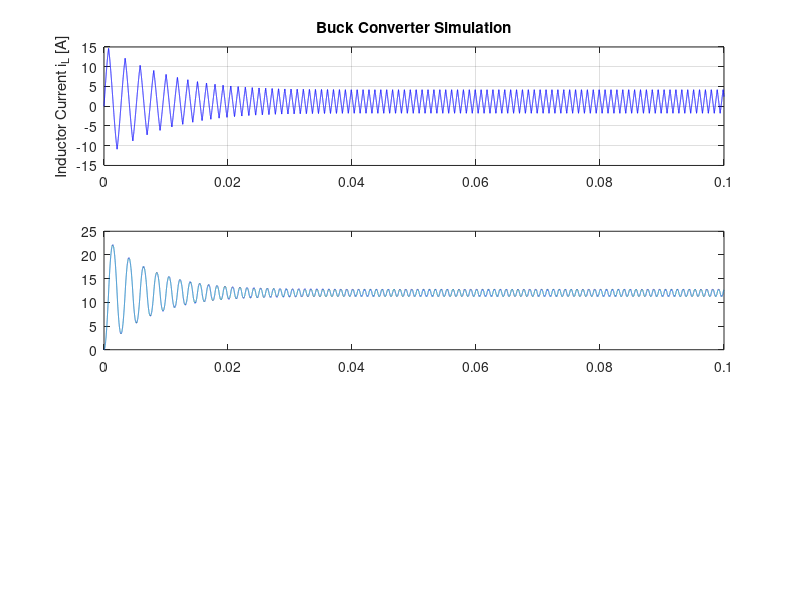

The MATLAB source for this figure: (Note: this script raises an error after producing the figure.)
% Buck Converter Simulation in MATLAB (ODE-based, no Simulink required)
% This script models a buck converter as a hybrid system using two modes.

clear; clc;

%% Parameters
Vin = 24;           % Input voltage [V]
L = 1e-3;           % Inductance [H]
C = 470e-6;         % Capacitance [F]
R = 10;             % Load resistance [Ohm]
Vref = 12;          % Reference voltage [V]
hyst = 0.02;        % Smaller hysteresis for better switching [V]
Tsim = 0.1;         % Longer simulation time [s]

% Initial conditions
x0 = [0; 0];        % [iL; Vout]

%% Time settings
dt = 1e-6;                      % Time step
t = 0:dt:Tsim;                  % Time vector
x = zeros(2, length(t));        % State vector: [iL; Vout]
x(:,1) = x0;
mode = zeros(1, length(t));     % 1 = switch ON, 0 = switch OFF
mode(1) = 1;                    % Start with switch ON

%% Simulation loop (hybrid dynamics)
for k = 1:length(t)-1
    iL = x(1,k);
    Vout = x(2,k);

    % Hysteresis control logic
    if mode(k) == 1 && Vout >= Vref + hyst
        mode(k+1) = 0;  % Turn OFF
    elseif mode(k) == 0 && Vout <= Vref - hyst
        mode(k+1) = 1;  % Turn ON
    else
        mode(k+1) = mode(k);  % Hold previous state
    end

    % Continuous dynamics
    if mode(k+1) == 1
        % Switch ON
        diL = (Vin - Vout)/L;
    else
        % Switch OFF (diode conducts)
        diL = -Vout/L;
    end
    dVout = (iL - Vout/R)/C;

    % Euler integration
    x(1,k+1) = iL + dt*diL;
    x(2,k+1) = Vout + dt*dVout;
end

%% Plot results
figure;
subplot(3,1,1);
plot(t, x(1,:), 'b');
ylabel('Inductor Current i_L [A]');
title('Buck Converter Simulation');
grid on;

subplot(3,1,2);
plot(t, x(2,:));
hold on; 
yline(Vref, '--k'); 
yline(Vref + hyst, '--r'); 
yline(Vref - hyst, '--g');
ylabel('Capacitor Voltage V_C [V]');
legend('V_C','V_{ref}', 'V_{ref} + hyst', 'V_{ref} - hyst');
grid on;

subplot(3,1,3);
stairs(t, mode, 'k');
xlabel('Time [s]');
ylabel('Switch State');
yticks([0 1]); yticklabels({'OFF', 'ON'});
title('Switching Behavior');
grid on;

%% Export to CSV
T = table(t', x(1,:)', x(2,:)', mode', ...
    'VariableNames', {'Time_s', 'InductorCurrent_A', 'CapacitorVoltage_V', 'SwitchState'});

writetable(T, 'buck_converter_output.csv');

%% Show which switch states were seen
disp('Switch states seen:');
disp(unique(mode));
